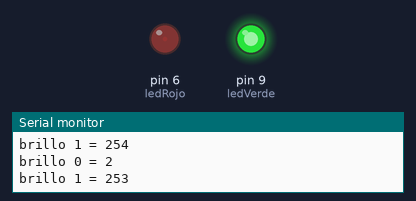
The sketch below on a simulated Arduino Uno, built with avr-gcc and run on an emulated ATmega328P. Shown: output pins drawn as LEDs (lit = HIGH), the last lines printed to the serial monitor.

Above: at 0.05 s.
At 4.35 s:
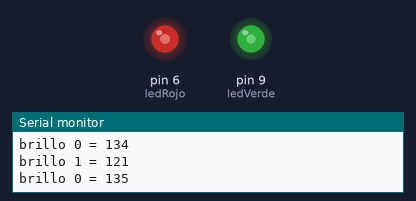
At 7.25 s:
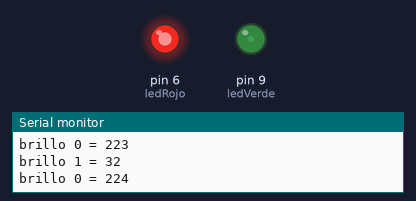
At 14.55 s:
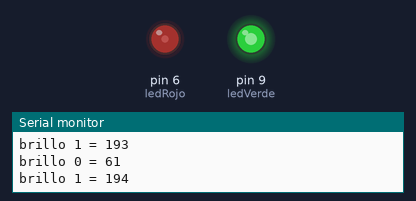
Timing chart, 0 to 21.5 s (numbered marks = the images above):
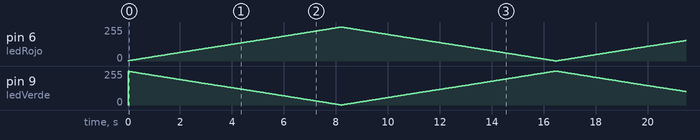

The sketch:

s2_FadeIn_FadeOut_shared.ino
```cpp
/****
Ejercicio: Fade in, fade out. Prof. Citlali Hernández 2023.
Vamos a controlar el brillo de un led utilizando analogWrite();.
Podemos enviar valores en un rango de 0-255
Utilizaremos variables para modificar el valor por cada ciclo de nuestro bucle
Veréis que en este ejercicio hemos añadido a un 2ndo led que tiene el comportamiento inverso.
***/

int ledVerde = 9;
int ledRojo = 6;
int fadeCount = 1;  // El valor del incremento del brillo por cada bucle (podéis experimentar incrementando este valor)
int brillo0 = 0;    // Valor inicial del brillo para un led.
int brillo1 = 255;  // Valor inicial del brillo para un 2ndo led.

void setup() {
  // put your setup code here, to run once:
  Serial.begin(9600);
  pinMode(ledRojo, OUTPUT);
  analogWrite(ledRojo, LOW);
}

void loop() {


  brillo0 = brillo0 + fadeCount;
  brillo1 = brillo1 - fadeCount;

  // La siguiente operación es un codicional que comprueba si unas condiciones se cumplen.
  // Si el brillo es menor o igual a 0 , ó el brillo es mayor o igual que 255. Entonces haz unas instrucciones.
  if (brillo0 <= 0 || brillo0 >= 255) {  //Añadimos el operador lógico "||" que significa "Or".
    fadeCount = -fadeCount;              // Si las condiciones se cumplen, convierte el valor de fadeCount a negativo.
  }

  // Para corroborar qué valor del brillo tenemos ,imprimimos la siguiente información:
  Serial.print("brillo 0 = ");
  Serial.println(brillo0);
  Serial.print("brillo 1 = ");
  Serial.println(brillo1);
  analogWrite(ledRojo, brillo0);
  analogWrite(ledVerde, brillo1);
  delay(10);
}
```
